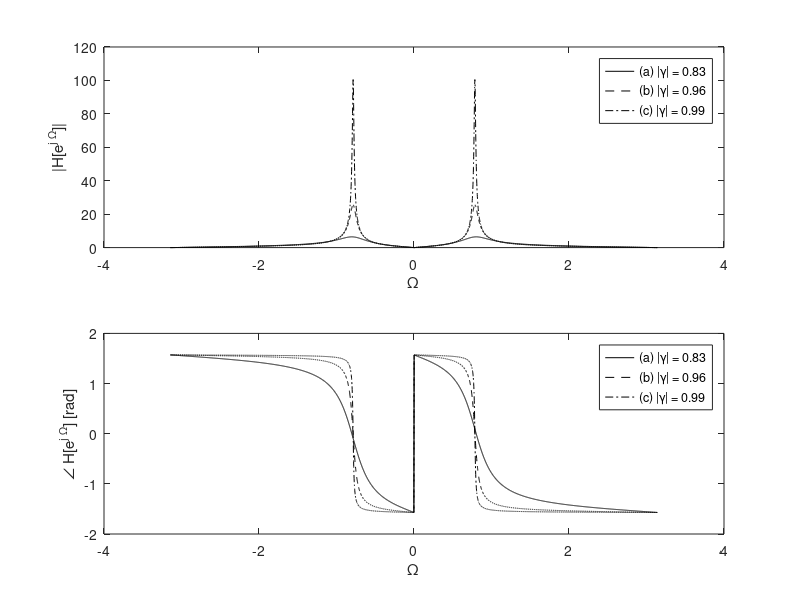

Reproduce this figure in MATLAB.
Omega = linspace(-pi,pi,4097); g_mag = [0.83 0.96 0.99];
        H = zeros(length(g_mag),length(Omega));
        for m = 1:length(g_mag),
            H(m,:) = freqz([1 0 -1],[1 -sqrt(2)*g_mag(m) g_mag(m)^2],Omega);
        end
        subplot(2,1,1); plot(Omega,abs(H(1,:)),'k-',...
            Omega,abs(H(2,:)),'k--',Omega,abs(H(3,:)),'k-.');
        axis auto; xlabel('\Omega'); ylabel('|H[e^{j \Omega}]|');
        legend('(a) |\gamma| = 0.83','(b) |\gamma| = 0.96','(c) |\gamma| = 0.99')
        subplot(2,1,2); plot(Omega,angle(H(1,:)),'k-',...
            Omega,angle(H(2,:)),'k--',Omega,angle(H(3,:)),'k-.');
        axis auto; xlabel('\Omega'); ylabel('\angle H[e^{j \Omega}] [rad]');
        legend('(a) |\gamma| = 0.83','(b) |\gamma| = 0.96','(c) |\gamma| = 0.99')
output1=Omega;
output2=H;